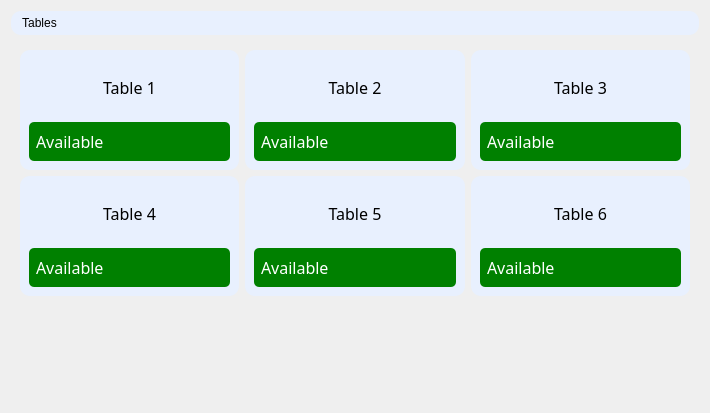
<?xml version="1.0" encoding="UTF-8"?>
<ui version="4.0">
 <class>Tables</class>
 <widget class="QWidget" name="Tables">
  <property name="geometry">
   <rect>
    <x>0</x>
    <y>0</y>
    <width>710</width>
    <height>413</height>
   </rect>
  </property>
  <property name="windowTitle">
   <string>Form</string>
  </property>
  <layout class="QVBoxLayout" name="verticalLayout">
   <item>
    <widget class="QLabel" name="label_5">
     <property name="styleSheet">
      <string notr="true">font: 700 22pt &quot;Leelawadee UI&quot;;
background-color: #E8F0FE;
border-radius: 10px;
color: rgb(0, 0, 0);
padding: 5px;</string>
     </property>
     <property name="text">
      <string> Tables</string>
     </property>
    </widget>
   </item>
   <item>
    <widget class="QWidget" name="TableGrid" native="true">
     <layout class="QGridLayout" name="gridLayout">
      <item row="1" column="2">
       <widget class="QFrame" name="Table6">
        <property name="minimumSize">
         <size>
          <width>0</width>
          <height>120</height>
         </size>
        </property>
        <property name="styleSheet">
         <string notr="true">background-color: #E8F0FE;
border-radius: 10px;</string>
        </property>
        <property name="frameShape">
         <enum>QFrame::Shape::StyledPanel</enum>
        </property>
        <property name="frameShadow">
         <enum>QFrame::Shadow::Raised</enum>
        </property>
        <layout class="QVBoxLayout" name="verticalLayout_9">
         <item>
          <widget class="QLabel" name="Table6Label">
           <property name="sizePolicy">
            <sizepolicy hsizetype="Preferred" vsizetype="Preferred">
             <horstretch>0</horstretch>
             <verstretch>0</verstretch>
            </sizepolicy>
           </property>
           <property name="font">
            <font>
             <family>Franklin Gothic Medium</family>
             <pointsize>12</pointsize>
            </font>
           </property>
           <property name="autoFillBackground">
            <bool>false</bool>
           </property>
           <property name="styleSheet">
            <string notr="true">color: rgb(0, 0, 0);</string>
           </property>
           <property name="text">
            <string>Table 6</string>
           </property>
           <property name="alignment">
            <set>Qt::AlignmentFlag::AlignCenter</set>
           </property>
          </widget>
         </item>
         <item>
          <widget class="QComboBox" name="Table6_Status">
           <property name="font">
            <font>
             <family>Franklin Gothic Medium</family>
             <pointsize>12</pointsize>
            </font>
           </property>
           <property name="cursor">
            <cursorShape>PointingHandCursor</cursorShape>
           </property>
           <property name="layoutDirection">
            <enum>Qt::LayoutDirection::LeftToRight</enum>
           </property>
           <property name="styleSheet">
            <string notr="true">QComboBox {
    border-radius: 5px;
    padding: 7px;
    color: white;
    background-color: green;
    text-align: center; /* Center-align the text */
}

QComboBox:hover {
    border-color: darkgreen;
    background-color: #32CD32; /* Lighter green for hover effect */
}

QComboBox::drop-down {
    width: 20px; /* Adjust width of the dropdown button */
    border: none;
}


QComboBox QAbstractItemView {
    background-color: white;
    color: black;
    selection-background-color: #32CD32; /* Highlight selected item in green */
    selection-color: black;
    padding: 5px;
    text-align: center;
    outline: none; /* Remove focus border for cleaner look */
}
</string>
           </property>
           <property name="currentIndex">
            <number>0</number>
           </property>
           <property name="iconSize">
            <size>
             <width>0</width>
             <height>0</height>
            </size>
           </property>
           <property name="placeholderText">
            <string>Change Status</string>
           </property>
           <property name="frame">
            <bool>true</bool>
           </property>
           <item>
            <property name="text">
             <string>Available</string>
            </property>
           </item>
           <item>
            <property name="text">
             <string>Occupied</string>
            </property>
           </item>
           <item>
            <property name="text">
             <string>Reserved</string>
            </property>
           </item>
          </widget>
         </item>
        </layout>
       </widget>
      </item>
      <item row="1" column="0">
       <widget class="QFrame" name="Table4">
        <property name="minimumSize">
         <size>
          <width>0</width>
          <height>120</height>
         </size>
        </property>
        <property name="styleSheet">
         <string notr="true">background-color: #E8F0FE;
border-radius: 10px;</string>
        </property>
        <property name="frameShape">
         <enum>QFrame::Shape::StyledPanel</enum>
        </property>
        <property name="frameShadow">
         <enum>QFrame::Shadow::Raised</enum>
        </property>
        <layout class="QVBoxLayout" name="verticalLayout_4">
         <item>
          <widget class="QLabel" name="Table3Label_2">
           <property name="sizePolicy">
            <sizepolicy hsizetype="Preferred" vsizetype="Preferred">
             <horstretch>0</horstretch>
             <verstretch>0</verstretch>
            </sizepolicy>
           </property>
           <property name="font">
            <font>
             <family>Franklin Gothic Medium</family>
             <pointsize>12</pointsize>
            </font>
           </property>
           <property name="autoFillBackground">
            <bool>false</bool>
           </property>
           <property name="styleSheet">
            <string notr="true">color: rgb(0, 0, 0);</string>
           </property>
           <property name="text">
            <string>Table 4</string>
           </property>
           <property name="alignment">
            <set>Qt::AlignmentFlag::AlignCenter</set>
           </property>
          </widget>
         </item>
         <item>
          <widget class="QComboBox" name="Table4_Status">
           <property name="font">
            <font>
             <family>Franklin Gothic Medium</family>
             <pointsize>12</pointsize>
            </font>
           </property>
           <property name="cursor">
            <cursorShape>PointingHandCursor</cursorShape>
           </property>
           <property name="layoutDirection">
            <enum>Qt::LayoutDirection::LeftToRight</enum>
           </property>
           <property name="styleSheet">
            <string notr="true">QComboBox {
    border-radius: 5px;
    padding: 7px;
    color: white;
    background-color: green;
    text-align: center; /* Center-align the text */
}

QComboBox:hover {
    border-color: darkgreen;
    background-color: #32CD32; /* Lighter green for hover effect */
}

QComboBox::drop-down {
    width: 20px; /* Adjust width of the dropdown button */
    border: none;
}


QComboBox QAbstractItemView {
    background-color: white;
    color: black;
    selection-background-color: #32CD32; /* Highlight selected item in green */
    selection-color: black;
    padding: 5px;
    text-align: center;
    outline: none; /* Remove focus border for cleaner look */
}
</string>
           </property>
           <property name="currentIndex">
            <number>0</number>
           </property>
           <property name="iconSize">
            <size>
             <width>0</width>
             <height>0</height>
            </size>
           </property>
           <property name="placeholderText">
            <string>Change Status</string>
           </property>
           <property name="frame">
            <bool>true</bool>
           </property>
           <item>
            <property name="text">
             <string>Available</string>
            </property>
           </item>
           <item>
            <property name="text">
             <string>Occupied</string>
            </property>
           </item>
           <item>
            <property name="text">
             <string>Reserved</string>
            </property>
           </item>
          </widget>
         </item>
        </layout>
       </widget>
      </item>
      <item row="1" column="1">
       <widget class="QFrame" name="Table5">
        <property name="minimumSize">
         <size>
          <width>0</width>
          <height>120</height>
         </size>
        </property>
        <property name="styleSheet">
         <string notr="true">background-color: #E8F0FE;
border-radius: 10px;</string>
        </property>
        <property name="frameShape">
         <enum>QFrame::Shape::StyledPanel</enum>
        </property>
        <property name="frameShadow">
         <enum>QFrame::Shadow::Raised</enum>
        </property>
        <layout class="QVBoxLayout" name="verticalLayout_5">
         <item>
          <widget class="QLabel" name="Table5Label">
           <property name="sizePolicy">
            <sizepolicy hsizetype="Preferred" vsizetype="Preferred">
             <horstretch>0</horstretch>
             <verstretch>0</verstretch>
            </sizepolicy>
           </property>
           <property name="font">
            <font>
             <family>Franklin Gothic Medium</family>
             <pointsize>12</pointsize>
            </font>
           </property>
           <property name="autoFillBackground">
            <bool>false</bool>
           </property>
           <property name="styleSheet">
            <string notr="true">color: rgb(0, 0, 0);</string>
           </property>
           <property name="text">
            <string>Table 5</string>
           </property>
           <property name="alignment">
            <set>Qt::AlignmentFlag::AlignCenter</set>
           </property>
          </widget>
         </item>
         <item>
          <widget class="QComboBox" name="Table5_Status">
           <property name="font">
            <font>
             <family>Franklin Gothic Medium</family>
             <pointsize>12</pointsize>
            </font>
           </property>
           <property name="cursor">
            <cursorShape>PointingHandCursor</cursorShape>
           </property>
           <property name="layoutDirection">
            <enum>Qt::LayoutDirection::LeftToRight</enum>
           </property>
           <property name="styleSheet">
            <string notr="true">QComboBox {
    border-radius: 5px;
    padding: 7px;
    color: white;
    background-color: green;
    text-align: center; /* Center-align the text */
}

QComboBox:hover {
    border-color: darkgreen;
    background-color: #32CD32; /* Lighter green for hover effect */
}

QComboBox::drop-down {
    width: 20px; /* Adjust width of the dropdown button */
    border: none;
}


QComboBox QAbstractItemView {
    background-color: white;
    color: black;
    selection-background-color: #32CD32; /* Highlight selected item in green */
    selection-color: black;
    padding: 5px;
    text-align: center;
    outline: none; /* Remove focus border for cleaner look */
}
</string>
           </property>
           <property name="currentIndex">
            <number>0</number>
           </property>
           <property name="iconSize">
            <size>
             <width>0</width>
             <height>0</height>
            </size>
           </property>
           <property name="placeholderText">
            <string>Change Status</string>
           </property>
           <property name="frame">
            <bool>true</bool>
           </property>
           <item>
            <property name="text">
             <string>Available</string>
            </property>
           </item>
           <item>
            <property name="text">
             <string>Occupied</string>
            </property>
           </item>
           <item>
            <property name="text">
             <string>Reserved</string>
            </property>
           </item>
          </widget>
         </item>
        </layout>
       </widget>
      </item>
      <item row="0" column="0">
       <widget class="QFrame" name="Table1">
        <property name="minimumSize">
         <size>
          <width>0</width>
          <height>120</height>
         </size>
        </property>
        <property name="styleSheet">
         <string notr="true">background-color: #E8F0FE;
border-radius: 10px;</string>
        </property>
        <property name="frameShape">
         <enum>QFrame::Shape::StyledPanel</enum>
        </property>
        <property name="frameShadow">
         <enum>QFrame::Shadow::Raised</enum>
        </property>
        <layout class="QVBoxLayout" name="verticalLayout_10">
         <item>
          <widget class="QLabel" name="Table1Label">
           <property name="sizePolicy">
            <sizepolicy hsizetype="Preferred" vsizetype="Preferred">
             <horstretch>0</horstretch>
             <verstretch>0</verstretch>
            </sizepolicy>
           </property>
           <property name="font">
            <font>
             <family>Franklin Gothic Medium</family>
             <pointsize>12</pointsize>
            </font>
           </property>
           <property name="autoFillBackground">
            <bool>false</bool>
           </property>
           <property name="styleSheet">
            <string notr="true">color: rgb(0, 0, 0);</string>
           </property>
           <property name="text">
            <string>Table 1</string>
           </property>
           <property name="alignment">
            <set>Qt::AlignmentFlag::AlignCenter</set>
           </property>
          </widget>
         </item>
         <item>
          <widget class="QComboBox" name="Table1_Status">
           <property name="sizePolicy">
            <sizepolicy hsizetype="Preferred" vsizetype="Fixed">
             <horstretch>0</horstretch>
             <verstretch>0</verstretch>
            </sizepolicy>
           </property>
           <property name="font">
            <font>
             <family>Franklin Gothic Medium</family>
             <pointsize>12</pointsize>
            </font>
           </property>
           <property name="cursor">
            <cursorShape>PointingHandCursor</cursorShape>
           </property>
           <property name="layoutDirection">
            <enum>Qt::LayoutDirection::LeftToRight</enum>
           </property>
           <property name="styleSheet">
            <string notr="true">QComboBox {
    border-radius: 5px;
    padding: 7px;
    color: white;
    background-color: green;
    text-align: center; /* Center-align the text */
}

QComboBox:hover {
    border-color: darkgreen;
    background-color: #32CD32; /* Lighter green for hover effect */
}

QComboBox::drop-down {
    width: 20px; /* Adjust width of the dropdown button */
    border: none;
}


QComboBox QAbstractItemView {
    background-color: white;
    color: black;
    selection-background-color: #32CD32; /* Highlight selected item in green */
    selection-color: black;
    padding: 5px;
    text-align: center;
    outline: none; /* Remove focus border for cleaner look */
}
</string>
           </property>
           <property name="currentIndex">
            <number>0</number>
           </property>
           <property name="iconSize">
            <size>
             <width>0</width>
             <height>0</height>
            </size>
           </property>
           <property name="placeholderText">
            <string>Change Status</string>
           </property>
           <property name="frame">
            <bool>true</bool>
           </property>
           <item>
            <property name="text">
             <string>Available</string>
            </property>
           </item>
           <item>
            <property name="text">
             <string>Occupied</string>
            </property>
           </item>
           <item>
            <property name="text">
             <string>Reserved</string>
            </property>
           </item>
          </widget>
         </item>
        </layout>
       </widget>
      </item>
      <item row="0" column="1">
       <widget class="QFrame" name="Table2">
        <property name="minimumSize">
         <size>
          <width>0</width>
          <height>120</height>
         </size>
        </property>
        <property name="styleSheet">
         <string notr="true">background-color: #E8F0FE;
border-radius: 10px;</string>
        </property>
        <property name="frameShape">
         <enum>QFrame::Shape::StyledPanel</enum>
        </property>
        <property name="frameShadow">
         <enum>QFrame::Shadow::Raised</enum>
        </property>
        <layout class="QVBoxLayout" name="verticalLayout_12">
         <item>
          <widget class="QLabel" name="Table2Label">
           <property name="sizePolicy">
            <sizepolicy hsizetype="Preferred" vsizetype="Preferred">
             <horstretch>0</horstretch>
             <verstretch>0</verstretch>
            </sizepolicy>
           </property>
           <property name="font">
            <font>
             <family>Franklin Gothic Medium</family>
             <pointsize>12</pointsize>
            </font>
           </property>
           <property name="autoFillBackground">
            <bool>false</bool>
           </property>
           <property name="styleSheet">
            <string notr="true">color: rgb(0, 0, 0);</string>
           </property>
           <property name="text">
            <string>Table 2</string>
           </property>
           <property name="alignment">
            <set>Qt::AlignmentFlag::AlignCenter</set>
           </property>
          </widget>
         </item>
         <item>
          <widget class="QComboBox" name="Table2_Status">
           <property name="font">
            <font>
             <family>Franklin Gothic Medium</family>
             <pointsize>12</pointsize>
            </font>
           </property>
           <property name="cursor">
            <cursorShape>PointingHandCursor</cursorShape>
           </property>
           <property name="layoutDirection">
            <enum>Qt::LayoutDirection::LeftToRight</enum>
           </property>
           <property name="styleSheet">
            <string notr="true">QComboBox {
    border-radius: 5px;
    padding: 7px;
    color: white;
    background-color: green;
    text-align: center; /* Center-align the text */
}

QComboBox:hover {
    border-color: darkgreen;
    background-color: #32CD32; /* Lighter green for hover effect */
}

QComboBox::drop-down {
    width: 20px; /* Adjust width of the dropdown button */
    border: none;
}


QComboBox QAbstractItemView {
    background-color: white;
    color: black;
    selection-background-color: #32CD32; /* Highlight selected item in green */
    selection-color: black;
    padding: 5px;
    text-align: center;
    outline: none; /* Remove focus border for cleaner look */
}
</string>
           </property>
           <property name="currentIndex">
            <number>0</number>
           </property>
           <property name="iconSize">
            <size>
             <width>0</width>
             <height>0</height>
            </size>
           </property>
           <property name="placeholderText">
            <string>Change Status</string>
           </property>
           <property name="frame">
            <bool>true</bool>
           </property>
           <item>
            <property name="text">
             <string>Available</string>
            </property>
           </item>
           <item>
            <property name="text">
             <string>Occupied</string>
            </property>
           </item>
           <item>
            <property name="text">
             <string>Reserved</string>
            </property>
           </item>
          </widget>
         </item>
        </layout>
       </widget>
      </item>
      <item row="0" column="2">
       <widget class="QFrame" name="Table3">
        <property name="minimumSize">
         <size>
          <width>0</width>
          <height>120</height>
         </size>
        </property>
        <property name="styleSheet">
         <string notr="true">background-color: #E8F0FE;
border-radius: 10px;</string>
        </property>
        <property name="frameShape">
         <enum>QFrame::Shape::StyledPanel</enum>
        </property>
        <property name="frameShadow">
         <enum>QFrame::Shadow::Raised</enum>
        </property>
        <layout class="QVBoxLayout" name="verticalLayout_13">
         <item>
          <widget class="QLabel" name="Table3Label">
           <property name="sizePolicy">
            <sizepolicy hsizetype="Preferred" vsizetype="Preferred">
             <horstretch>0</horstretch>
             <verstretch>0</verstretch>
            </sizepolicy>
           </property>
           <property name="font">
            <font>
             <family>Franklin Gothic Medium</family>
             <pointsize>12</pointsize>
            </font>
           </property>
           <property name="autoFillBackground">
            <bool>false</bool>
           </property>
           <property name="styleSheet">
            <string notr="true">color: rgb(0, 0, 0);</string>
           </property>
           <property name="text">
            <string>Table 3</string>
           </property>
           <property name="alignment">
            <set>Qt::AlignmentFlag::AlignCenter</set>
           </property>
          </widget>
         </item>
         <item>
          <widget class="QComboBox" name="Table3_Status">
           <property name="font">
            <font>
             <family>Franklin Gothic Medium</family>
             <pointsize>12</pointsize>
            </font>
           </property>
           <property name="cursor">
            <cursorShape>PointingHandCursor</cursorShape>
           </property>
           <property name="layoutDirection">
            <enum>Qt::LayoutDirection::LeftToRight</enum>
           </property>
           <property name="styleSheet">
            <string notr="true">QComboBox {
    border-radius: 5px;
    padding: 7px;
    color: white;
    background-color: green;
    text-align: center; /* Center-align the text */
}

QComboBox:hover {
    border-color: darkgreen;
    background-color: #32CD32; /* Lighter green for hover effect */
}

QComboBox::drop-down {
    width: 20px; /* Adjust width of the dropdown button */
    border: none;
}


QComboBox QAbstractItemView {
    background-color: white;
    color: black;
    selection-background-color: #32CD32; /* Highlight selected item in green */
    selection-color: black;
    padding: 5px;
    text-align: center;
    outline: none; /* Remove focus border for cleaner look */
}
</string>
           </property>
           <property name="currentIndex">
            <number>0</number>
           </property>
           <property name="iconSize">
            <size>
             <width>0</width>
             <height>0</height>
            </size>
           </property>
           <property name="placeholderText">
            <string>Change Status</string>
           </property>
           <property name="frame">
            <bool>true</bool>
           </property>
           <item>
            <property name="text">
             <string>Available</string>
            </property>
           </item>
           <item>
            <property name="text">
             <string>Occupied</string>
            </property>
           </item>
           <item>
            <property name="text">
             <string>Reserved</string>
            </property>
           </item>
          </widget>
         </item>
        </layout>
       </widget>
      </item>
     </layout>
    </widget>
   </item>
   <item>
    <spacer name="verticalSpacer_8">
     <property name="orientation">
      <enum>Qt::Orientation::Vertical</enum>
     </property>
     <property name="sizeHint" stdset="0">
      <size>
       <width>20</width>
       <height>66</height>
      </size>
     </property>
    </spacer>
   </item>
  </layout>
 </widget>
 <resources/>
 <connections/>
</ui>
